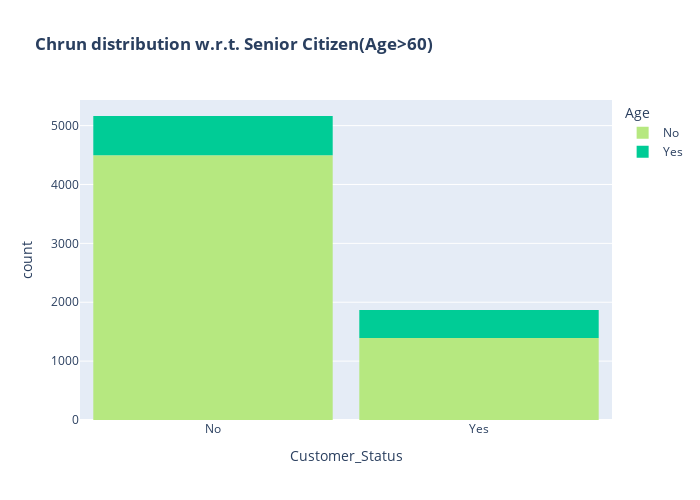

Notebook source saved alongside this figure:
### Code cell
color_map = {"Yes": '#00CC96', "No": '#B6E880'}
fig = px.histogram(data, x="Customer_Status", color="Age", title="<b>Chrun distribution w.r.t. Senior Citizen(Age>60)</b>", color_discrete_map=color_map)
fig.update_layout(width=700, height=500, bargap=0.1)
fig.show()

### Figure 1 — Plotly figure (JSON) as saved in the notebook; plotly's stock layout.template omitted (floating-point values rounded to 4 significant figures; data arrays with more than 128 entries replaced by an {"elided": "..."} marker saying what was removed)
{"data": [{"alignmentgroup": "True", "bingroup": "x", "hovertemplate": "Age=No<br>Customer_Status=%{x}<br>count=%{y}<extra></extra>", "legendgroup": "No", "marker": {"color": "#B6E880", "pattern": {"shape": ""}}, "name": "No", "offsetgroup": "No", "orientation": "v", "showlegend": true, "type": "histogram", "x": {"elided": "5890 str values"}, "xaxis": "x", "yaxis": "y"}, {"alignmentgroup": "True", "bingroup": "x", "hovertemplate": "Age=Yes<br>Customer_Status=%{x}<br>count=%{y}<extra></extra>", "legendgroup": "Yes", "marker": {"color": "#00CC96", "pattern": {"shape": ""}}, "name": "Yes", "offsetgroup": "Yes", "orientation": "v", "showlegend": true, "type": "histogram", "x": {"elided": "1142 str values"}, "xaxis": "x", "yaxis": "y"}], "layout": {"bargap": 0.1, "barmode": "relative", "height": 500, "legend": {"title": {"text": "Age"}, "tracegroupgap": 0}, "title": {"text": "<b>Chrun distribution w.r.t. Senior Citizen(Age>60)</b>"}, "width": 700, "xaxis": {"anchor": "y", "domain": [0, 1], "title": {"text": "Customer_Status"}}, "yaxis": {"anchor": "x", "domain": [0, 1], "title": {"text": "count"}}}}
